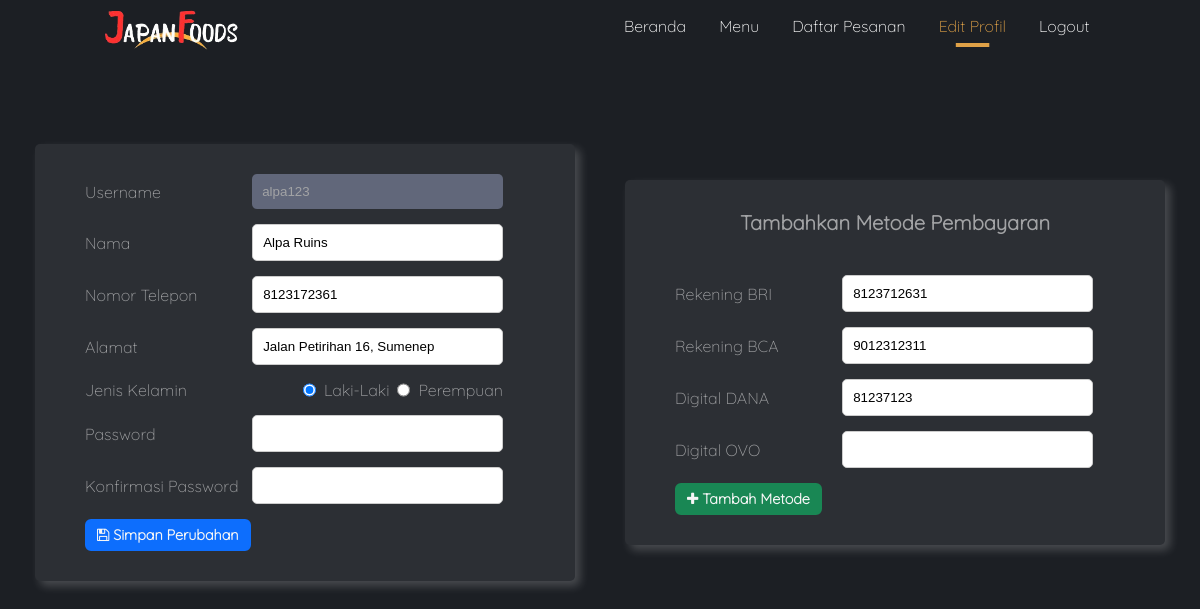
Before: /edit_profil.php (signed in) with the older database file.
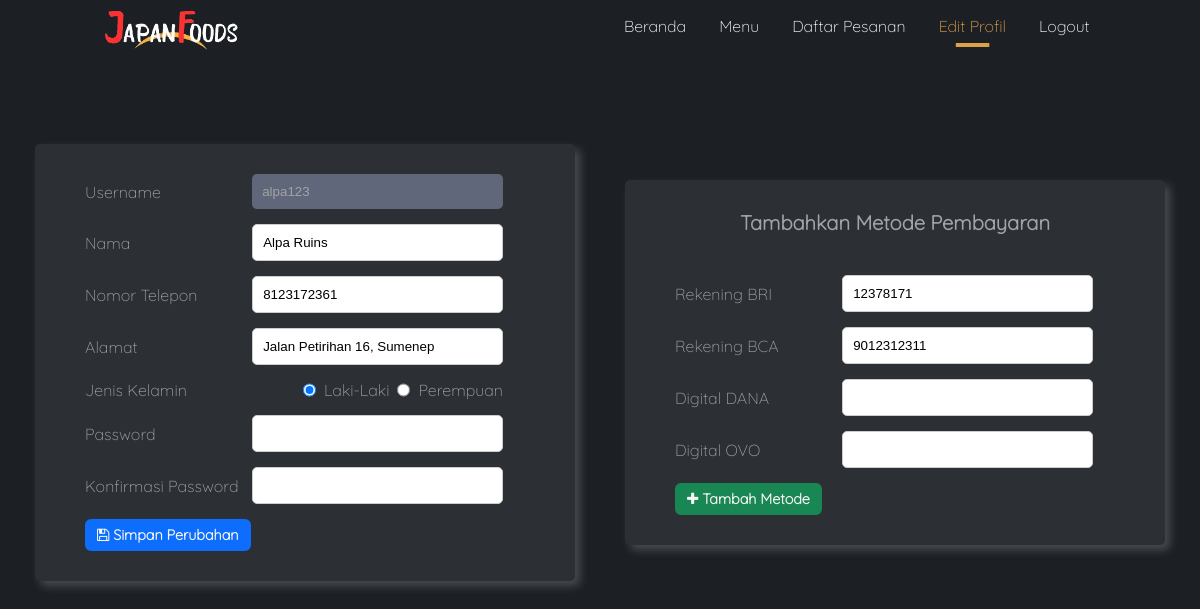
After: the same page with the newer database file.
### tables this page shows
CREATE TABLE `metode_bayar` (
  `ID_METODE` int(11) NOT NULL,
  `ID_PELANGGAN` int(11) NOT NULL,
  `NAMA_METODE` varchar(20) NOT NULL,
  `NO_REKENING` varchar(25) DEFAULT NULL
);

### data/pelanggan.php (called while the page is built, shortened)
<?php
function getCustomerById() {
    try {
		$statement = DB->prepare("SELECT * FROM pelanggan WHERE ID_PELANGGAN = :id_pelanggan");
        $statement->bindValue(':id_pelanggan', $_SESSION['id_pelanggan']);
		$statement->execute();
		return $statement->fetch(PDO::FETCH_ASSOC);
	}
    catch(PDOException $err){
        echo $err->getMessage();
    }
}

### data/pembayaran.php (called while the page is built, shortened)
<?php
function getPaymentById($id_metode) {
  try {
    $statement = DB->prepare("SELECT * FROM metode_bayar WHERE ID_PELANGGAN = :id_pelanggan AND ID_METODE = :id_metode");
    $statement->bindValue(':id_pelanggan', $_SESSION['id_pelanggan']);
    $statement->bindValue(':id_metode', $id_metode);
    $statement->execute();
    return $statement->fetch(PDO::FETCH_ASSOC);
  }
  catch(PDOException $err){
      echo $err->getMessage();
  }
}

### edit_profil.php (the view, shortened to what this page needs)
<?php
include "templates/header.php";
require_once "data/pelanggan.php";
require_once "data/pembayaran.php";
$pelanggan = getCustomerById();
?>
<?php include "templates/navbar.php"; ?>
<div class="form-edit">
    <form action="<?= $_SERVER['PHP_SELF'] ?>" method="post">
        <div class="input-group">
            <label for="username">Username</label>
            <div class="err-group">
                <input type="text" id="username" name="username" value="<?= $pelanggan['USERNAME_PELANGGAN']; ?>" readonly>
            </div>
        </div>
        <div class="input-group">
            <label for="nama">Nama</label>
            <div class="err-group">
                <input type="text" id="nama" name="nama" value="<?= $_POST['nama'] ?? $pelanggan['NAMA_PELANGGAN']; ?>">
            </div>
        </div>
        <div class="input-group">
            <label for="nohp">Nomor Telepon</label>
            <div class="err-group">
                <input type="text"  id="nohp" name="nohp" value="<?= $_POST['nohp'] ?? $pelanggan['NO_TELP_PELANGGAN']; ?>">
            </div>
        </div>
        <div class="input-group">
            <label for="alamat">Alamat</label>
            <div class="err-group">
                <input type="text"  id="alamat" name="alamat" value="<?= $_POST['alamat'] ?? $pelanggan['ALAMAT_PELANGGAN']; ?>">
            </div>
        </div>
        <div class="input-group">
            <label>Jenis Kelamin</label>
            <div id="jenis_kelamin">
                <input type="radio" name="jenis_kelamin" id="jk1" value="L" <?= $pelanggan['JENIS_KELAMIN'] == "L" || (isset($_POST['jenis_kelamin']) && $_POST['jenis_kelamin'] == "L") ? "checked" : "" ; ?> />
                <label for="jk1">Laki-Laki</label>
                <input type="radio" name="jenis_kelamin" id="jk2" value="P" <?= $pelanggan['JENIS_KELAMIN'] == "P" || (isset($_POST['jenis_kelamin']) && $_POST['jenis_kelamin'] == "P") ? "checked" : "" ; ?> />
                <label for="jk2">Perempuan</label>
            </div>
        </div>
        <div class="input-group">
            <label for="password">Password</label>
            <div class="err-group">
                <input type="password" id="password" name="password" value="<?= $_POST['password'] ?? ""; ?>">
            </div>
        </div>
        <div class="input-group">
            <label for="password2">Konfirmasi Password</label>
            <div class="err-group">
                <input type="password" id="password2" name="password2">
            </div>
        </div>
        <button type="submit" name="edit" class="btn btn-blue">
            <i class="fa fa-floppy-o"></i>
            Simpan Perubahan
        </button>
    </form>
    <form action="<?= $_SERVER['PHP_SELF'] ?>" method="post">
        <h3>Tambahkan Metode Pembayaran</h3>
        <div class="input-group">
            <label for="bri">Rekening BRI</label>
            <div class="err-group">
                <input type="text" id="bri" name="bri" value="<?= $_POST['bri'] ?? getPaymentById("1")['NO_REKENING'] ?? ""; ?>">
            </div>
        </div>
        <div class="input-group">
            <label for="bca">Rekening BCA</label>
            <div class="err-group">
                <input type="text" id="bca" name="bca" value="<?= $_POST['bca'] ?? getPaymentById("2")['NO_REKENING'] ?? ""; ?>">
            </div>
        </div>
        <div class="input-group">
            <label for="dana">Digital DANA</label>
            <div class="err-group">
                <input type="text" id="dana" name="dana" value="<?= $_POST['dana'] ?? getPaymentById("3")['NO_REKENING'] ?? ""; ?>">
            </div>
        </div>
        <div class="input-group">
            <label for="ovo">Digital OVO</label>
            <div class="err-group">
                <input type="text" id="ovo" name="ovo" value="<?= $_POST['ovo'] ?? getPaymentById("4")['NO_REKENING'] ?? ""; ?>">
            </div>
        </div>
        <button type="submit" class="btn btn-green">
            <i class="fa fa-plus"></i>
            Tambah Metode
        </button>
    </form>
</div>
<?php include "templates/footer.php" ?>

Changed rows visible on the page:
removed metode_bayar: dana "81237123"
changed metode_bayar (number 1 of 2 on the later page): bri "8123712631" → "12378171"
